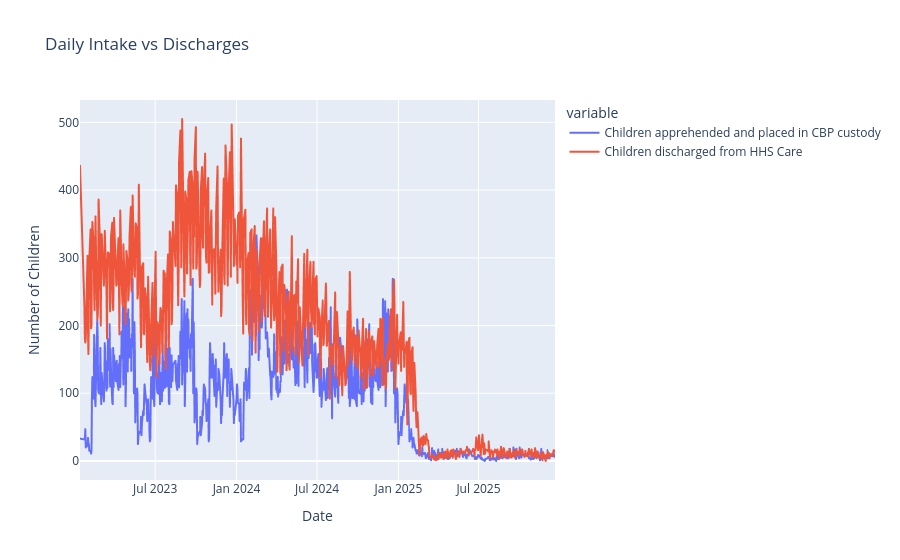

Here is the notebook cell this chart was saved with:
### Code cell
fig = px.line(
    df,
    x="Date",
    y=[
        "Children apprehended and placed in CBP custody",
        "Children discharged from HHS Care"
    ],
    title="Daily Intake vs Discharges",
    labels={"value": "Number of Children", "Date": "Date"}
)

fig.show()

### Figure 1 — Plotly figure (JSON) as saved in the notebook; plotly's stock layout.template omitted (floating-point values rounded to 4 significant figures; data arrays with more than 128 entries replaced by an {"elided": "..."} marker saying what was removed)
{"data": [{"hovertemplate": "variable=Children apprehended and placed in CBP custody<br>Date=%{x}<br>Number of Children=%{y}<extra></extra>", "legendgroup": "Children apprehended and placed in CBP custody", "line": {"color": "#636efa", "dash": "solid"}, "marker": {"symbol": "circle"}, "mode": "lines", "name": "Children apprehended and placed in CBP custody", "showlegend": true, "type": "scattergl", "x": {"elided": "720 str values"}, "xaxis": "x", "y": {"elided": "720 float values"}, "yaxis": "y"}, {"hovertemplate": "variable=Children discharged from HHS Care<br>Date=%{x}<br>Number of Children=%{y}<extra></extra>", "legendgroup": "Children discharged from HHS Care", "line": {"color": "#EF553B", "dash": "solid"}, "marker": {"symbol": "circle"}, "mode": "lines", "name": "Children discharged from HHS Care", "showlegend": true, "type": "scattergl", "x": {"elided": "720 str values"}, "xaxis": "x", "y": {"elided": "720 float values"}, "yaxis": "y"}], "layout": {"legend": {"title": {"text": "variable"}, "tracegroupgap": 0}, "title": {"text": "Daily Intake vs Discharges"}, "xaxis": {"anchor": "y", "domain": [0, 1], "title": {"text": "Date"}}, "yaxis": {"anchor": "x", "domain": [0, 1], "title": {"text": "Number of Children"}}}}
